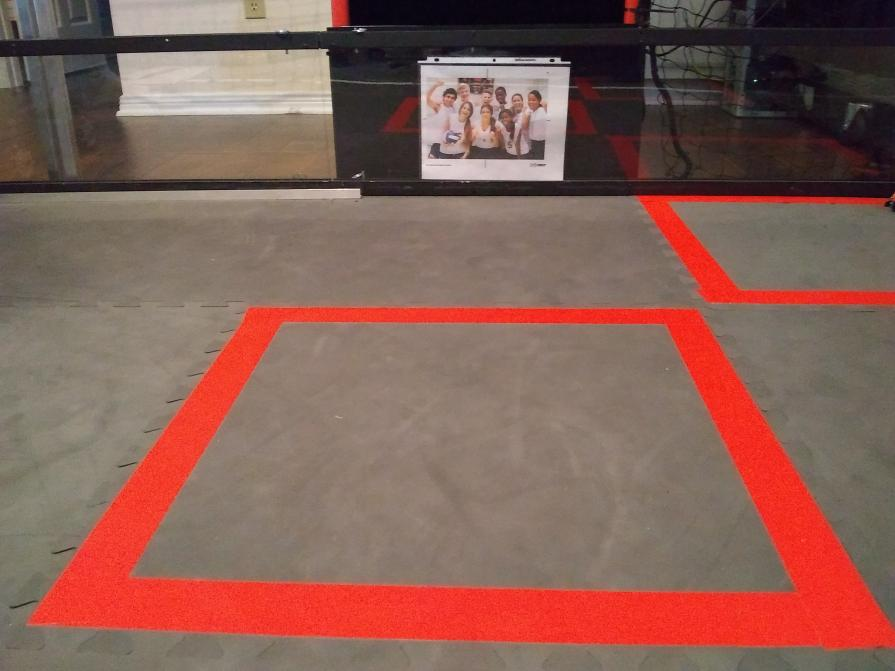
#> input picture FTC/WallPhotos/Images/FullVisibility/IMG_20201022_180324862.jpg, 895 x 671 px; its folder holds only this picture in this run
$ python code.py
#> lines starting #> are read from the running program, lines starting #| are printed output that depends on the picture; after the words box and inside, x2 and y2 are one past the last pixel; in counts of white or black regions, pixels touching at a corner belong together
#> further down, cv_image is the input picture: shape (671, 895, 3); mean B, G, R 86.2, 95.8, 135.1
# Get the images

import pathlib
import os
import sys

sys.setrecursionlimit(100000000)

images_root = pathlib.Path("Images")

images = {directory:[filename for filename in os.listdir(os.path.join(images_root, directory))] for directory in os.listdir(images_root) if pathlib.Path(os.path.join(images_root, directory)).is_dir()}

print("Extracted {} test images from {} directories".format(sum([len(images[directory]) for directory in images]), len(images)))


# Process the images

AVERAGE_WALL_IMAGE_AREA = 100  # The average area, in pixels, an image on the field wall will take up. Currently set to a dummy value
WALL_IMAGE_AREA_THRESHOLD = 10  # The amount of area, in pixels, a wall image may differentiate from the average wall image area while still being considered as a wall image. Also set to a dummy value for now

RECTANGLEISH_TIE_BREAK = 0  # The ID for the tie break which considers how parallel the sides of the rectangle are
AREA_TIE_BREAK = 1  # The ID for the tie break which considers which rectangle candidate best matched the expected area defined above

tie_break_priority = [RECTANGLEISH_TIE_BREAK,  # In what order ties should be broken, sorted by pritority (if all ties are broken by the first criteria, the second is ignored)
                      AREA_TIE_BREAK]

DEFAULT_EPSILON_FACTOR = 0.015  # The default value for the factor multiplied by the perimeter of a rectangle candidate contour to find a good epsilon value
NO_CANDIDATES_EPSILON_FACTOR_INCREMENT = 0.01  # The value added repeatedly to the default epsilon factor until at least one candidate is found with the correct number of approximated points
NO_CANDIDATES_EPSILON_FACTOR_MAXIMUM = 0.025  # The maximum epsilon factor tested in an attempt to detect the correct number of points before giving up (should be 1, is 0 for debug)

OPPOSITE_RECTANGLE_SIDE_DIFFERENCE_THRESHOLD = 5  # The maximum amount (supposedly in pixels) two slopes can be different from each other while still being considered parallel (and thus opposite sides of the rectangle)


import cv2
import warnings
import imutils
import math
import numpy as np

# [23 lines left out: functions segment_distance, slope_distance, not called in this run]

def renest_points(points):
    """Convenience funtion to nest all points within the given array in arrays only containing that point. OpenCV needs this for a UMat argument when a rectangle returned from boxPoints is used as a contour"""

    return np.array([[point] for point in points]).astype(np.float32)

# [4 lines left out: function unnest_points, not called in this run]

def threshold_wall_photo_colors(image):
    hsv_image = cv2.cvtColor(image, cv2.COLOR_BGR2HSV)  # We probably want the HSV colorspace for color thresholding for reasons described here: https://en.wikipedia.org/wiki/HSL_and_HSV
    return cv2.inRange(hsv_image, HSV_WALL_PHOTO_COLOR_BOUND_LOW, HSV_WALL_PHOTO_COLOR_BOUND_HIGH)  # Threshold the image for the constant HSV colors representing the approximate color range of the WALL_PHOTOs

def get_orientation_from_wall_photo(image, image_name, epsilon_factor=DEFAULT_EPSILON_FACTOR):
    """Takes an image of a wall photo from the robot camera and returns either the estimated orientation of the robot given the difference in slopes between the sides of the contour enclosing the wall photo, or None if no such positive match was made"""
#> called with image_name = 'IMG_20201022_180324862.jpg', epsilon_factor = 0.015

    #image = imutils.resize(image, height=50)  # Rescale to help accuracy when dealing with round-looking corners
    blurred = cv2.GaussianBlur(image, (15, 15), 0)

    hsv = cv2.cvtColor(blurred, cv2.COLOR_BGR2HSV)
#> hsv: shape (671, 895, 3); mean H, S, V 28.5, 79.5, 135.4

    thresholded = cv2.inRange(hsv, (0, 0, 100), (180, 60, 255), cv2.THRESH_BINARY)
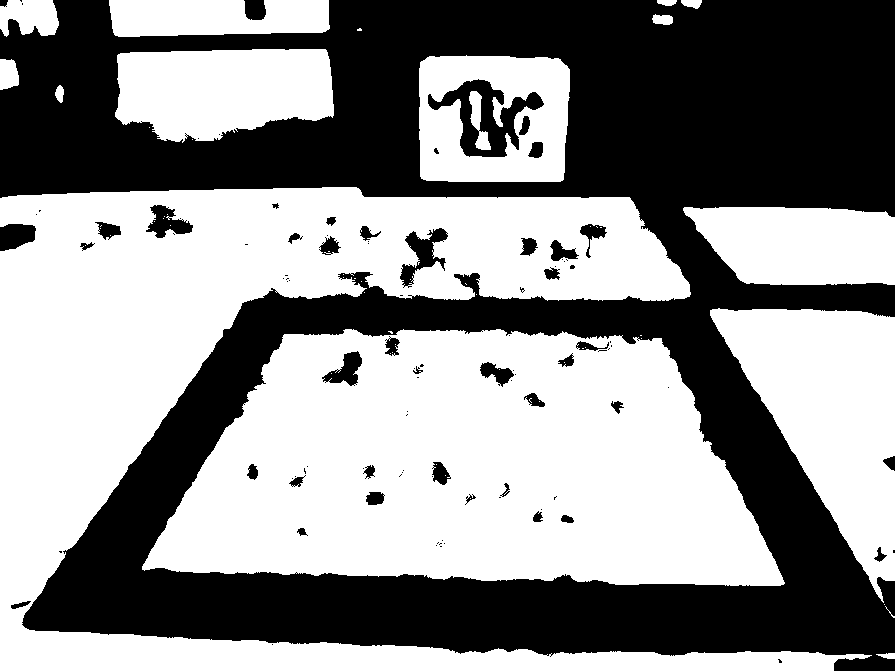
#> thresholded: shape (671, 895); 55.7% white; 102 black regions (60 under 20 px), largest, box (x1, y1, x2, y2) and area: (0, 0, 895, 671) 253837, (428, 79, 544, 157) 3496, (400, 228, 448, 288) 1130
    thresholded = cv2.dilate(thresholded, None, iterations=1)
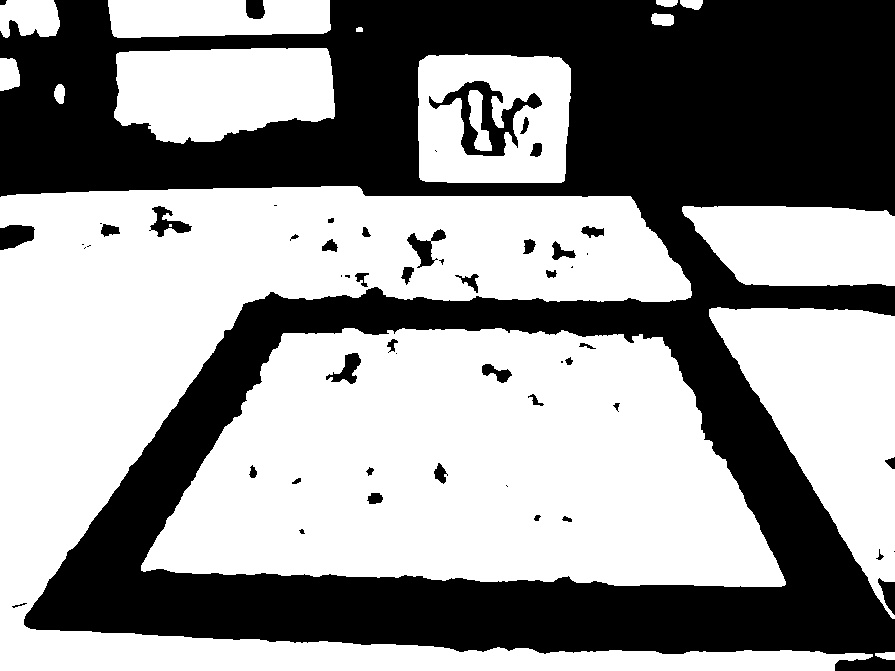
#> thresholded: shape (671, 895); 57.9% white; 55 black regions (16 under 20 px), largest, box (x1, y1, x2, y2) and area: (0, 0, 895, 671) 244278, (429, 81, 542, 156) 2686, (0, 225, 35, 250) 661

    #edges = cv2.Canny(cv2.bilateralFilter(cv2.cvtColor(image, cv2.COLOR_BGR2GRAY), 11, 17, 17), 30, 200)  # FIXME: Maybe add all these integer values as arguments?
    edges = cv2.Canny(cv2.bilateralFilter(thresholded, 11, 17, 17), 30, 200)  # FIXME: Maybe add all these integer values as arguments?
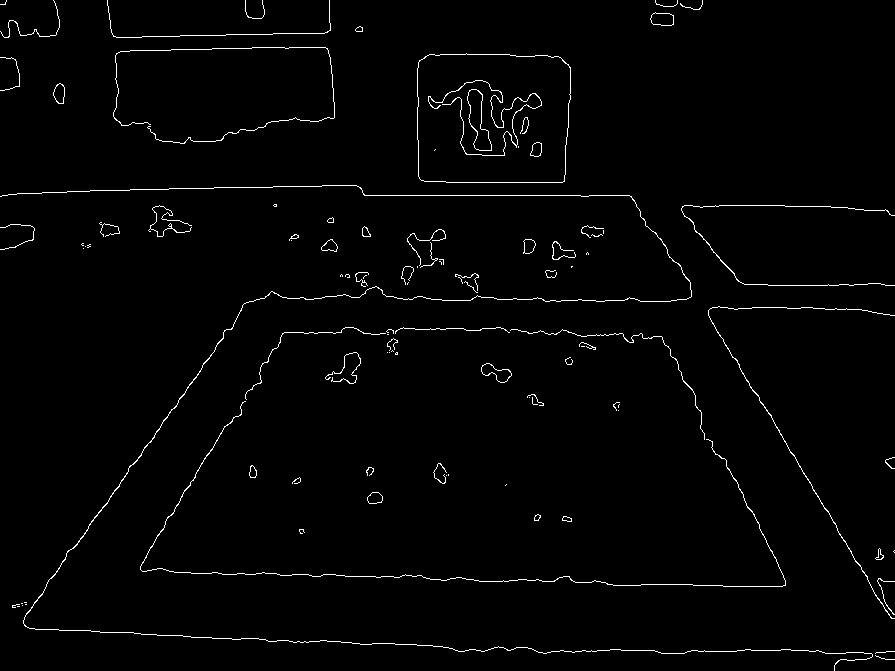
#> edges: shape (671, 895); 1.6% white in thin lines or dots

    #edges = cv2.cvtColor(thresholded, cv2.COLOR_BGR2GRAY)

    #edges = thresholded

    cv2.imwrite("Output/Edges ({}).jpg".format(image_name), edges)

    contours = imutils.grab_contours(cv2.findContours(edges, cv2.RETR_TREE, cv2.CHAIN_APPROX_SIMPLE))
#> contours = 122 contours, 83 with area under 20; largest, box (x1, y1, x2, y2) and area: (417, 53, 571, 183) 18960, (417, 53, 571, 183) 18952, (467, 89, 492, 151) 757, (467, 89, 492, 151) 744, (481, 363, 512, 383) 286

    contours = sorted(contours, key=cv2.contourArea, reverse=True)[:10]  # FIXME: This value too
#> contours = 10 contours; largest, box (x1, y1, x2, y2) and area: (417, 53, 571, 183) 18960, (417, 53, 571, 183) 18952, (467, 89, 492, 151) 757, (467, 89, 492, 151) 744, (481, 363, 512, 383) 286
    contours = [cv2.convexHull(contour) for contour in contours]  # Grab the convex hulls of the contours
#> contours = 10 contours; largest, box (x1, y1, x2, y2) and area: (417, 53, 571, 183) 19178, (417, 53, 571, 183) 19168, (467, 89, 492, 151) 1027, (467, 89, 492, 151) 1016, (481, 363, 512, 383) 376
    contours = [contour for contour in contours if cv2.contourArea(contour) > 9000]  # Filter out very small contours
#> contours = 2 contours; box (x1, y1, x2, y2) and area: (417, 53, 571, 183) 19178, (417, 53, 571, 183) 19168

    candidates = []

    for contour in contours:
        perimeter = cv2.arcLength(contour, True)
        approximation = cv2.approxPolyDP(contour, perimeter*epsilon_factor, True)  # FIXME: Also this 0.015

        if len(approximation) == 4:  # Our wall photo will have 4 points, as it is a rectangle
            candidates.append(approximation)  # Add it to the list of contours which might be our wall image
#> this loop made 2 passes
#> perimeter on passes 1 to 2: 536.3, 535.4
#> after the loop, candidates = []

    cv2.drawContours(image, contours, -1, (0, 0, 0), 3)
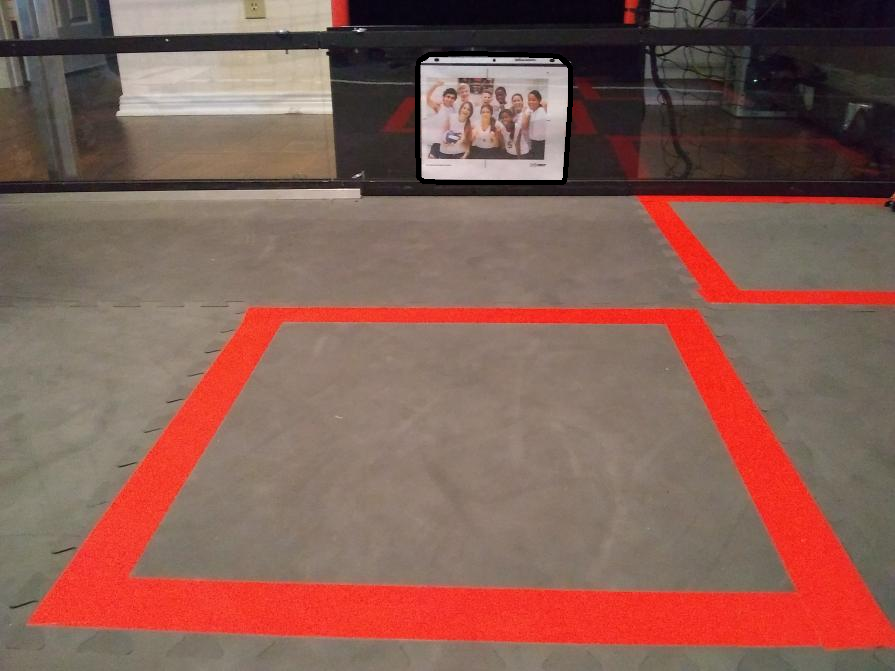
#> image: shape (671, 895, 3); 0.45% of pixels changed, all inside (x1, y1, x2, y2) = (415, 51, 573, 185)

    prewarning = False

    if len(candidates) == 1:
        prewarning = True
    elif len(candidates) == 0:
        if epsilon_factor + NO_CANDIDATES_EPSILON_FACTOR_INCREMENT > NO_CANDIDATES_EPSILON_FACTOR_MAXIMUM:  # This epsilon exceeds our maximum; give up
            warnings.warn("No 4-point contours were detected after retrying with at least one higher epsilon value, exceeding the maximum; giving up and returning None")
            return None

        epsilon_factor += NO_CANDIDATES_EPSILON_FACTOR_INCREMENT

        warnings.warn("No 4-point contours were detected. Retrying with a higher epsilon factor: {}".format(epsilon_factor))
        return get_orientation_from_wall_photo(image, image_name, epsilon_factor=epsilon_factor)
#> call 2 of get_orientation_from_wall_photo, with image_name = 'IMG_20201022_180324862.jpg', epsilon_factor = 0.025
#> in get_orientation_from_wall_photo (call 2), `thresholded = cv2.inRange(hsv, (0, 0, 100), (180, 60, 255), cv2.THRESH..`:
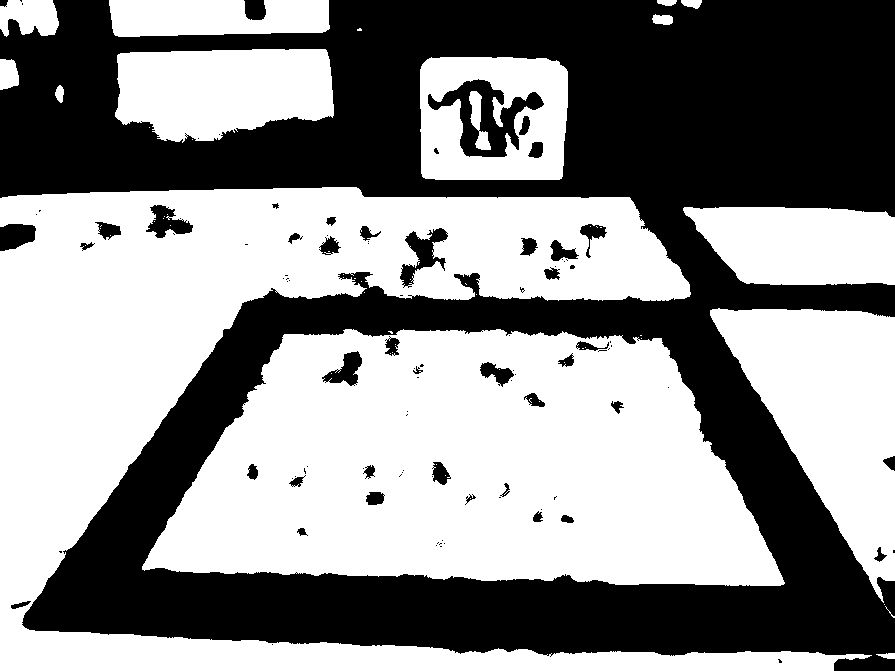
#> thresholded: shape (671, 895); 55.6% white; 102 black regions (60 under 20 px), largest, box (x1, y1, x2, y2) and area: (0, 0, 895, 671) 254589, (428, 79, 544, 157) 3496, (400, 228, 448, 288) 1130
#> (the rest of the program and of its run is left out)
